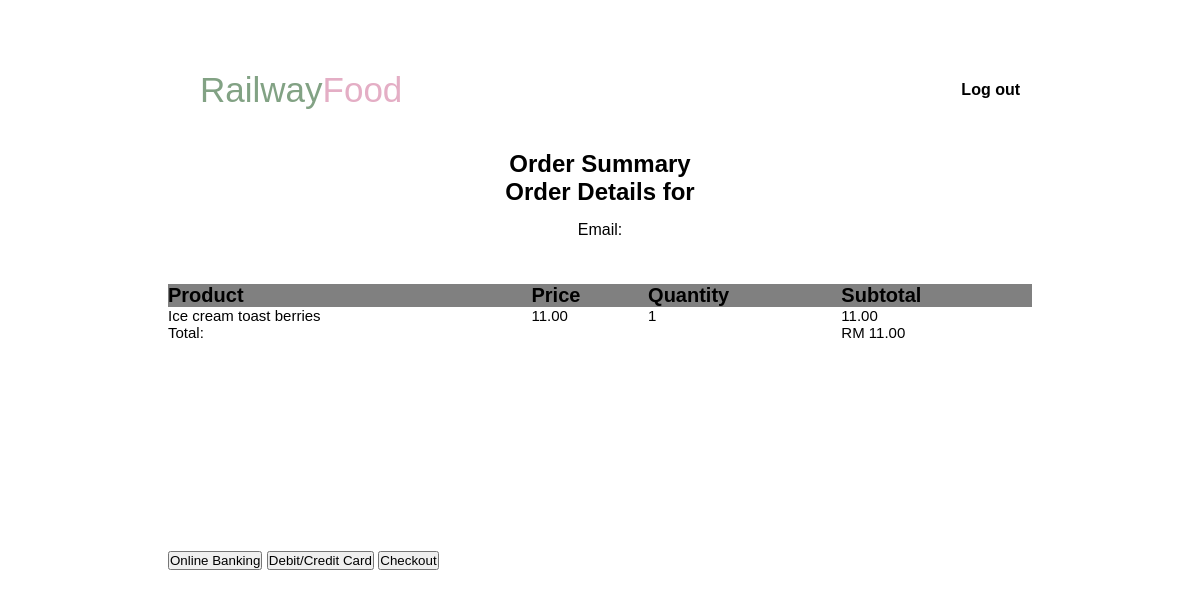
The app's page /summary, older data.
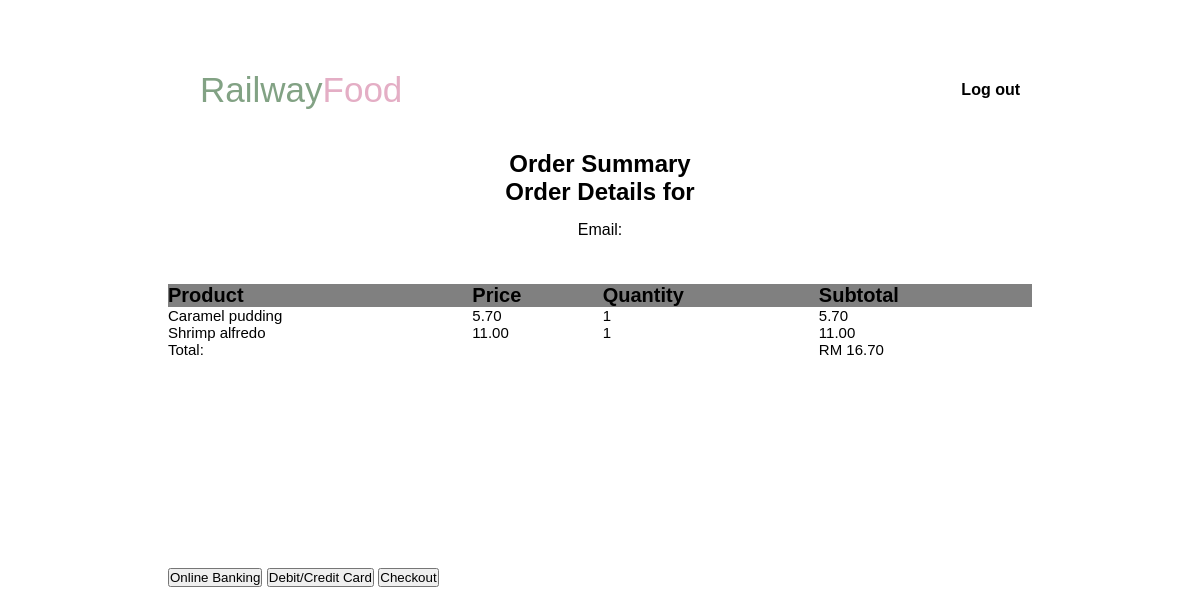
The same page, newer data.
### tables this page shows
CREATE TABLE cart (
    id INTEGER PRIMARY KEY AUTOINCREMENT,
    product_id INTEGER NOT NULL,
    quantity INTEGER NOT NULL, status TEXT DEFAULT 'active',
    FOREIGN KEY (product_id) REFERENCES products(id)
);

CREATE TABLE products (
    id INTEGER PRIMARY KEY AUTOINCREMENT,
    name TEXT NOT NULL,
    price REAL NOT NULL,
    image_path TEXT
);

### RailwayGo/auth.py (the view)
@auth.route('/summary')
def summary():
    conn = get_db_connection()
    user_id = session.get('user_id')
    user = conn.execute('SELECT email, username FROM users WHERE id = ?', (user_id,)).fetchone()
    cart_items = conn.execute('''
        SELECT p.name, p.price, c.quantity
        FROM products p
        JOIN cart c ON p.id = c.product_id
        WHERE c.status = "active"
    ''').fetchall()
    total_price = sum(item['price'] * item['quantity'] for item in cart_items)
    conn.close()
    return render_template('summary.html', user=user, cart_items=cart_items, total_price=total_price)

### RailwayGo/auth.py (called while the page is built)
def get_db_connection():
    conn = sqlite3.connect('database.db')
    conn.row_factory = sqlite3.Row
    return conn

### RailwayGo/templates/summary.html (shortened to what this page needs)
<!DOCTYPE html>
<html lang="en">
<head>
    <link rel="stylesheet" type="text/css" href="{{ url_for('static', filename='style_summary.css') }}">
    <link rel="stylesheet" href="https://unpkg.com/boxicons@latest/css/boxicons.min.css">
</head>
    <header>
            <a href="/main" class="main">Railway<span>Food</span></a>
            <ul class="navlist">
                <li><a href="{{ url_for('auth.logout') }}">Log out</a></li>
             </ul>
    </header>
<body>
        <section class="summary">
            <h1>Order Summary</h1>
            <h2>Order Details for {{ user.username }}</h2>
            <p>Email: {{ user.email }}</p>
            <table>
                <thead>
                    <tr>
                        <th>Product</th>
                        <th>Price</th>
                        <th>Quantity</th>
                        <th>Subtotal</th>
                    </tr>
                </thead>
                <tbody>
                    {% for item in cart_items %}
                    <tr>
                        <td>{{ item.name }}</td>
                        <td>{{ item.price }}0</td>
                        <td>{{ item.quantity }}</td>
                        <td>{{ item.price * item.quantity }}0</td>
                    </tr>
                    {% endfor %}
                </tbody>
                <tfoot>
                    <tr>
                        <td colspan="3">Total:</td>
                        <td>RM {{ total_price }}0</td>
                    </tr>
                </tfoot>
            </table>
        </section>
        <section class="pay">
            <button>Online Banking</button>
            <button>Debit/Credit Card</button>
            <button>Checkout</button>
        </section>
</body>
</html>

### RailwayGo/static/style_summary.css (style rules this page uses)
* { padding: 0; margin: 0; box-sizing:border-box; font-family: "Rubik", sans-serif; text-decoration: none; scroll-behavior: smooth; }
:root { --text-color: #82A284; --logo-color: #E4AEC5; --main-color: #FFC4DD; }
header { position: fixed; width: 100%; top: 0; right: 0; z-index: 1000; display: flex; align-items: center; justify-content: space-between; background: transparent; padding: 20px 150px; transition: all .50s ease; }
.main { display: flex; align-items: center; margin: 50px; color: var(--text-color); font-size: 35px; }
.main span { color: var(--logo-color) }
.navlist { display: flex; }
.navlist a { margin: 0 30px; transition: all .50s ease; font-weight: 600; color: black; }
ul { list-style-type: none; padding: 0; margin: 0; }
section { padding: 150px 14% 60px; }
.summary { text-align: center; align-items: center; }
.summary p { padding: 15px; }
table { padding-top: 30px; width: 100%; align-items: center; text-align: left; font-size: 15px; border-spacing: 0; overflow: hidden; }
th { background-color: grey; font-size: 20px; }

Row changes from the older to the newer data that the page shows:
no longer on this page (row edited): cart: name "Ice cream toast berries", price "11.0", quantity "1", item.price*item.quantity "11.0"
added cart: name "Caramel pudding", price "5.7", quantity "1", item.price*item.quantity "5.7"
added cart: name "Shrimp alfredo", price "11.0", quantity "1", item.price*item.quantity "11.0"
Text that changed along with them:
{{ total_price }}: "11.0" → "16.7"
